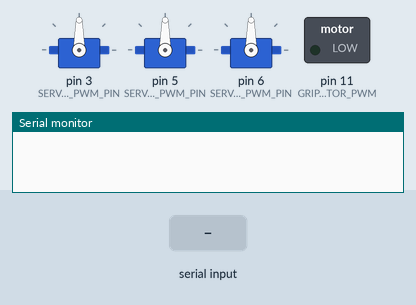
This sketch was run on a simulated Arduino Uno, built with avr-gcc and run on an emulated ATmega328P. Parts: 3 × servo, switched loads named in the sketch (green lamp = pin HIGH), the last lines printed to the serial monitor. The inputs (shaded band) are chosen by the test bench.

Above: at 1.2 s.
1.3 s: "a,45\n" received over Serial
At 2.5 s:
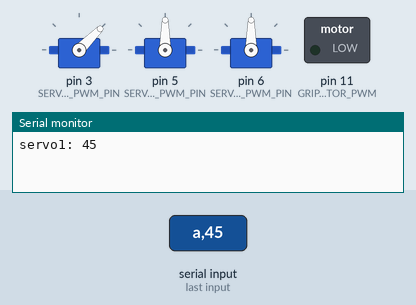
2.8 s: "g90\n" received over Serial
At 3.2 s:
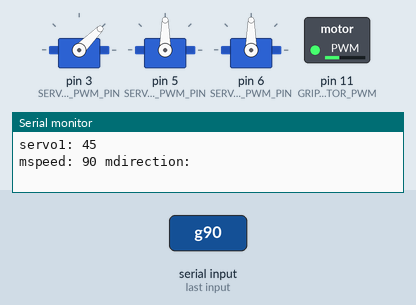
4.8 s: "b,45\n" received over Serial
At 5.4 s:
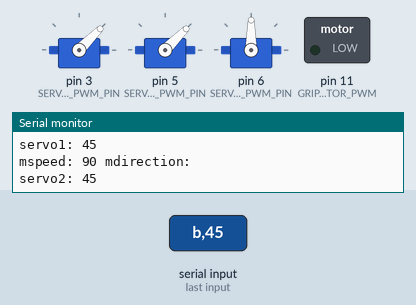
6.3 s: "a90\n" received over Serial
At 7.5 s:
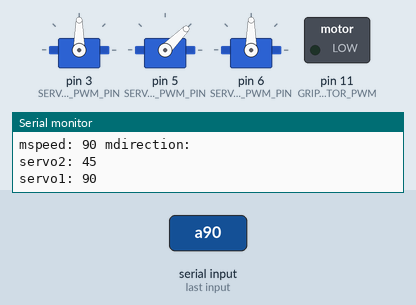
7.8 s: "c,45\n" received over Serial
At 8.8 s:
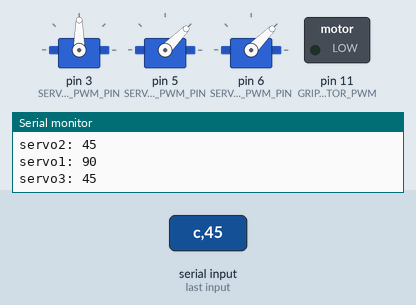
9.3 s: "b90\n" received over Serial
At 10.0 s:
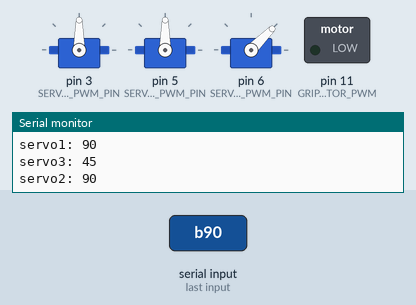
Timing chart, 0 to 11.8 s (numbered marks = the images above; inputs shaded):
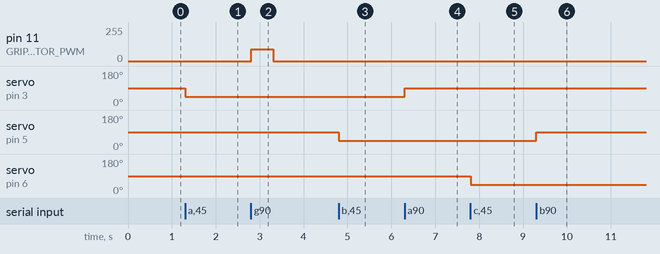

Measured:
- after the input at 1.3 s, servo on pin 3 (SERVO1_PWM_PIN): 90° → 45° at once
- after the input at 2.8 s, pin 11 (GRIPPER_MOTOR_PWM): 0/255 → 90/255 at once, → 0/255 0.50 s later
- after the input at 4.8 s, servo on pin 5 (SERVO2_PWM_PIN): 90° → 45° at once
- after the input at 6.3 s, servo on pin 3 (SERVO1_PWM_PIN): 45° → 90° at once
- after the input at 7.8 s, servo on pin 6 (SERVO3_PWM_PIN): 90° → 45° at once
- after the input at 9.3 s, servo on pin 5 (SERVO2_PWM_PIN): 45° → 90° at once

The sketch:

robotic_arm_serial.ino
```cpp
/* Testing Robotic Arm (2 Digital Servos LF-20MG and 1 analog HD-1501MG) controlled via Serial Port
Examples:
a45     // base rotation - analog servo
b90
c45
a45b45c45

// gripper control
g120c // close half speed
g255o // open full speed
*/
#include <Servo.h>
#define SERVO1_MIN 10
#define SERVO1_MAX 180
#define SERVO2_MIN 10
#define SERVO2_MAX 180
#define SERVO3_MIN 10
#define SERVO3_MAX 180

#define SERVO1_PWM_PIN 3
#define SERVO2_PWM_PIN 5
#define SERVO3_PWM_PIN 6

/*TB6612FNG Dual Motor Driver Carrier*/
#define GRIPPER_MOTOR_PWM 11 // pwm output
#define GRIPPER_MOTOR_AIN1 12
#define GRIPPER_MOTOR_AIN2 13

/*Servos*/
Servo servo1;
Servo servo2;
Servo servo3;

int servo1_val;
int servo2_val;
int servo3_val;

void setup(){
  Serial.begin(9600);
  servo1.attach(SERVO1_PWM_PIN);
  servo2.attach(SERVO2_PWM_PIN);
  servo3.attach(SERVO3_PWM_PIN);
  servo1_val = servo1.read();
  servo2_val = servo2.read();
  servo3_val = servo3.read();
}// void setup()

void loop(){
  while (Serial.available()) {
    processInput();
  }
}// void loop()

void processInput (){
  byte c = Serial.read ();
  switch (c){
    case 'a':
    {
      int deg = Serial.parseInt();
      setServo(1, deg);
      break;
    }

    case 'b':
    {
      int deg = Serial.parseInt();
      setServo(2, deg);
      break;
    }

    case 'c':
    {
      int deg = Serial.parseInt();
      setServo(3, deg);
      break;
    }

    case 'g':
    {
      // Gripper Control
      int mspeed = Serial.parseInt(); //max 255
      char mdirection = Serial.read ();
      Serial.println("mspeed: "+String(mspeed)+" mdirection: "+String(mdirection));
      gripperControl(mdirection, mspeed);
      break;
    }
    case 'p':
    {
      // Set Default Position
      setDefaultPosition(90, 120, 120);
      break;
    }

    case 'i':
    {
      // Print current servos position
      printServosPosition();
      break;
    }
  }// switch (c)
}// void processInput ()

void gripperControl(char mdirection, int mspeed){
  if (mdirection == 'c'){
    digitalWrite(GRIPPER_MOTOR_AIN1, LOW);
    digitalWrite(GRIPPER_MOTOR_AIN2, HIGH);
  }
  else if (mdirection == 'o'){
    digitalWrite(GRIPPER_MOTOR_AIN1, HIGH);
    digitalWrite(GRIPPER_MOTOR_AIN2, LOW);
  }
  analogWrite(GRIPPER_MOTOR_PWM, mspeed);
  delay(500);
  analogWrite(GRIPPER_MOTOR_PWM, 0);
}// void gripperControl(int mdirection, int mspeed)

void printServosPosition(){
   Serial.println("servo1: "+String(servo1_val));
   Serial.println("servo2: "+String(servo2_val));
   Serial.println("servo3: "+String(servo3_val));
}

void setDefaultPosition(int s1_deg, int s2_deg, int s3_deg){
    setServo(1, s1_deg);
    setServo(2, s2_deg);
    setServo(3, s3_deg);
}

void setServo(int servoNumber, int deg){
  if(servoNumber==1 && deg>=SERVO1_MIN && deg<=SERVO1_MAX){
    servo1.write(deg);
    servo1_val = servo1.read();
    Serial.println("servo1: "+String(servo1_val));
  }
  else if(servoNumber==2 && deg>=SERVO2_MIN && deg<=SERVO2_MAX){
    servo2.write(deg);
    servo2_val = servo2.read();
    Serial.println("servo2: "+String(servo2_val));
  }
  else if(servoNumber==3 && deg>=SERVO3_MIN && deg<=SERVO3_MAX){
    servo3.write(deg);
    servo3_val = servo3.read();
    Serial.println("servo3: "+String(servo3_val));
  }
}// void setServo(int servoNumber, int deg)
```
